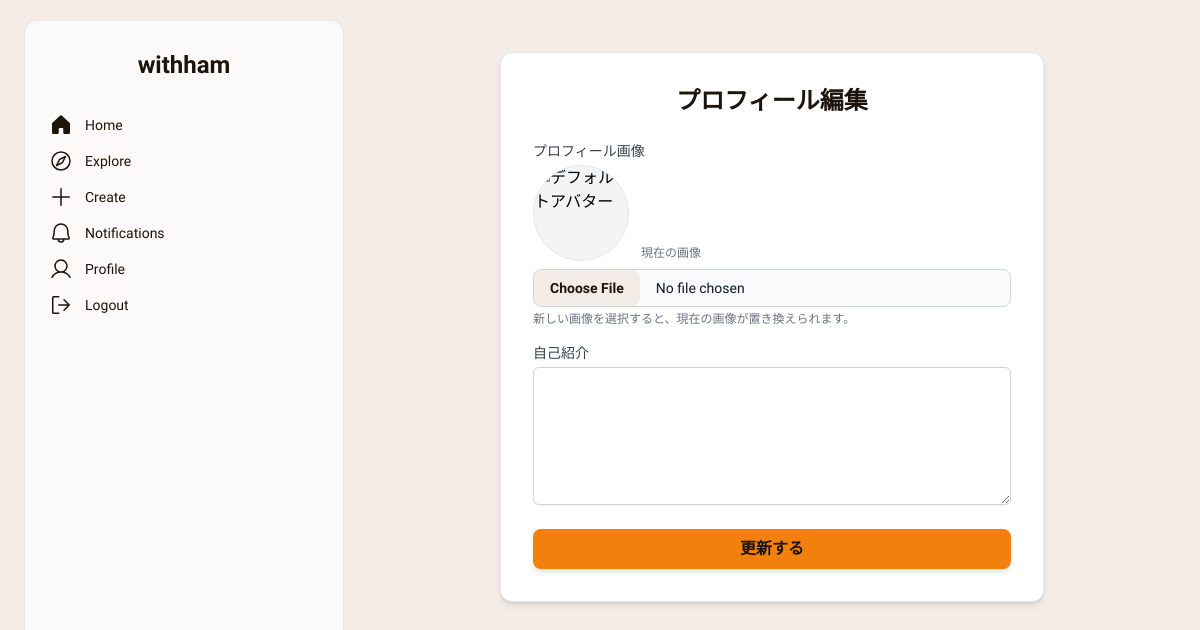
The app's page /profile/edit/ (signed in), older data.
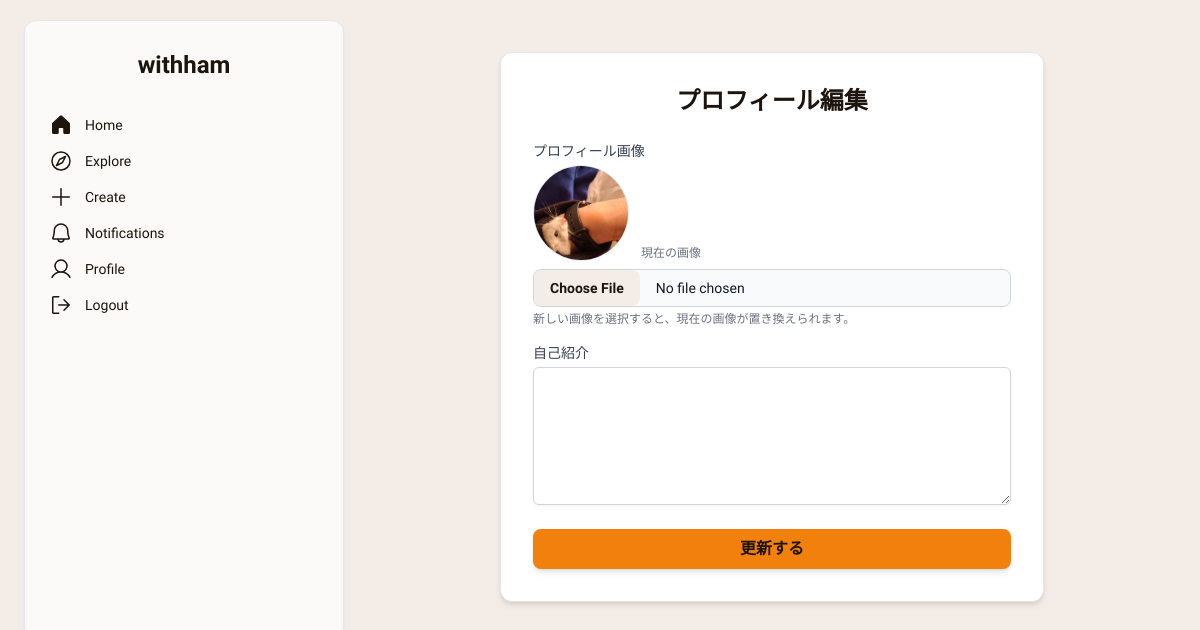
The same page, newer data.
### withham/models.py (models this page shows, shortened)
class UserProfile(models.Model):
    user = models.OneToOneField(User, on_delete=models.CASCADE, related_name='profile')
    bio = models.TextField("自己紹介", blank=True, null=True)
    avatar = models.ImageField("プロフィール画像", upload_to='avatars/', null=True, blank=True)
    following = models.ManyToManyField(User, related_name='followers', symmetrical=False, blank=True)

### withham/views.py (the view)
# urls.py: path('profile/edit/', views.profile_edit, name='profile_edit'),
@login_required
def profile_edit(request):
    profile, created = UserProfile.objects.get_or_create(user=request.user)
    if request.method == 'POST':
        form = UserProfileForm(request.POST, request.FILES, instance=profile)
        if form.is_valid():
            form.save()
            return redirect('withham:profile_detail', pk=request.user.pk)
    else:
        form = UserProfileForm(instance=profile)
    context = {'form': form}
    return render(request, 'withham/profile_edit.html', context)

### withham/forms.py
class UserProfileForm(forms.ModelForm):
    class Meta:
        model = UserProfile
        fields = ['bio', 'avatar']
        labels = { 'bio': '自己紹介', 'avatar': 'プロフィール画像', }
        widgets = { 'bio': forms.Textarea(attrs={'rows': 5}), }

### withham/templates/withham/profile_edit.html (shortened to what this page needs)
{% extends "withham/base.html" %}
{% load static %}
{% block content %}
<div class="max-w-xl mx-auto mt-8 px-4">
    <div class="bg-white p-6 md:p-8 rounded-xl shadow-md border border-gray-200">
        <h2 class="text-2xl font-bold text-center text-[#1c140d] mb-6">プロフィール編集</h2>
        <form method="post" enctype="multipart/form-data">
            <div class="mb-4">
                <label for="{{ form.avatar.id_for_label }}" class="block text-sm font-medium text-gray-700 mb-1">{{ form.avatar.label|default:"プロフィール画像" }}</label>
                <div class="mt-1 mb-2">
                    {% if form.instance.avatar %}
                        <img src="{{ form.instance.avatar.url }}" alt="現在のプロフィール画像" class="h-24 w-24 rounded-full object-cover inline-block border border-gray-200">
                    {% else %}
                        <img src="{% static 'images/default_avatar.png' %}" class="h-24 w-24 rounded-full object-cover inline-block border border-gray-200 bg-gray-100" alt="デフォルトアバター">
                    {% endif %}
                    <span class="text-xs text-gray-500 ml-2 align-bottom">現在の画像</span>
                </div>
                <input type="file" name="{{ form.avatar.name }}" id="{{ form.avatar.id_for_label }}" accept="image/*"
                       class="mt-1 block w-full text-sm text-gray-900 border border-gray-300 rounded-lg cursor-pointer bg-gray-50 focus:outline-none file:mr-4 file:py-2 file:px-4 file:rounded-lg file:border-0 file:text-sm file:font-semibold file:bg-[#f4ede7] file:text-[#1c140d] hover:file:bg-[#e7d8c9] {% if form.avatar.errors %}border-red-500{% endif %}">
                <p class="mt-1 text-xs text-gray-500">新しい画像を選択すると、現在の画像が置き換えられます。</p>
            </div>
            <div class="mb-6">
                <label for="{{ form.bio.id_for_label }}" class="block text-sm font-medium text-gray-700 mb-1">{{ form.bio.label|default:"自己紹介" }}</label>
                <textarea name="{{ form.bio.name }}" id="{{ form.bio.id_for_label }}"
                          class="mt-1 block w-full rounded-md border-gray-300 shadow-sm focus:border-[#f2800d] focus:ring focus:ring-[#f2800d] focus:ring-opacity-50 {% if form.bio.errors %}border-red-500{% endif %}"
                          rows="5">{{ form.bio.value|default_if_none:"" }}</textarea>
            </div>
            <div class="mt-6">
                <button type="submit"
                        class="w-full py-2 px-4 bg-[#f2800d] hover:opacity-90 text-[#1c140d] font-semibold rounded-lg shadow-md focus:outline-none focus:ring-2 focus:ring-[#f2800d] focus:ring-offset-2 focus:ring-offset-white">
                    更新する
                </button>
            </div>
        </form>
    </div>
</div>
{% endblock %}

Row changes from the older to the newer data that the page shows:
now on this page (row edited): UserProfile: instance.avatar (picture)
